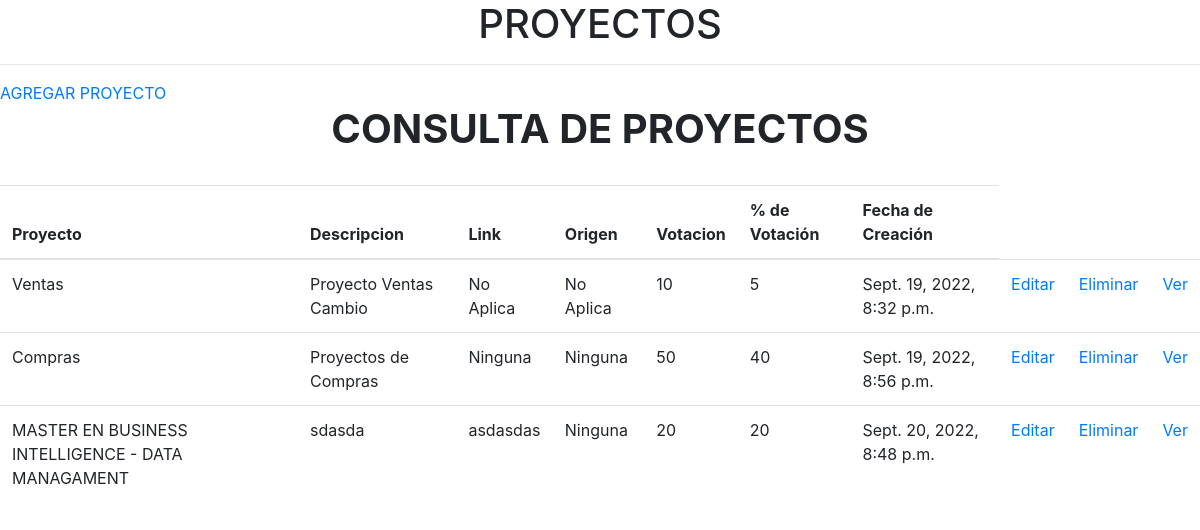
The page / on the database its author committed.
### projects/models.py (models this page shows, shortened)
class Proyecto(models.Model):
    Titulo=models.CharField(max_length=200)
    Descripcion=models.TextField(null=True,blank=True)
    ImagenDefecto=models.ImageField(null=True, blank=True,default="proyectos.png")
    DemoLink=models.CharField(max_length=2000,null=True, blank=True)
    SourceLink=models.CharField(max_length=2000,null=True, blank=True)
    VotosTotal=models.IntegerField(default=0,null=True, blank=True)
    VotosRatio=models.IntegerField(default=0,null=True, blank=True)
    Tags=models.ManyToManyField('Tag',blank=True)
    FechaCreacion=models.DateTimeField(auto_now_add=True)
    Id=models.UUIDField(default=uuid.uuid4, unique=True, primary_key=True,editable=False)

### projects/views.py (the view)
# urls.py: path('',views.proyectos, name='proyectos'),
def proyectos(request):
    proyecto=Proyecto.objects.all()
    context={'proyecto':proyecto}
    return render(request,"proyectos/proyectos.html",context)

### projects/templates/proyectos/proyectos.html (shortened to what this page needs)
{% extends "main.html" %}
{% block content %}
<h1 style="text-align: center;"><strong>CONSULTA DE PROYECTOS</strong></h1>
<br>
<table class="table">
    <thead>
            <th>
                Proyecto
            </th>
            <th>
                Descripcion
            </th>
            <th>
                 Link
            </th>
            <th>
                Origen
            </th>
            <th>
                Votacion
            </th>
            <th>
                % de Votación
            </th>
            <th>
                Fecha de Creación
            </th>
        {% for proy in proyecto %}
            <tr>
                <td>{{proy.Titulo}}</td>
                <td>{{proy.Descripcion}}</td>
                <td>{{proy.DemoLink}}</td>
                <td>{{proy.SourceLink}}</td>
                <td>{{proy.VotosTotal}}</td>
                <td>{{proy.VotosRatio}}</td>
                <td>{{proy.FechaCreacion}}</td>
                <td><a href="{% url 'actualizar_proyectos' proy.Id %}">Editar</a></td>
                <td><a href="{% url 'eliminar_proyectos' proy.Id %}">Eliminar</a></td>
                <td><a href="{% url 'proyecto' proy.Id %}">Ver</a></td>
            </tr>
        {% endfor %}
    </thead>
{% endblock content %}

### rows shown on the page
Proyecto: Titulo "Ventas", Descripcion "Proyecto Ventas Cambio", DemoLink "No Aplica", SourceLink "No Aplica", VotosTotal "10", VotosRatio "5", FechaCreacion "Sept. 19, 2022, 8:32 p.m."
Proyecto: Titulo "Compras", Descripcion "Proyectos de Compras", DemoLink "Ninguna", SourceLink "Ninguna", VotosTotal "50", VotosRatio "40", FechaCreacion "Sept. 19, 2022, 8:56 p.m."
Proyecto: Titulo "MASTER EN BUSINESS INTELLIGENCE - DATA MANAGAMENT", Descripcion "sdasda", DemoLink "asdasdas", SourceLink "Ninguna", VotosTotal "20", VotosRatio "20", FechaCreacion "Sept. 20, 2022, 8:48 p.m."
